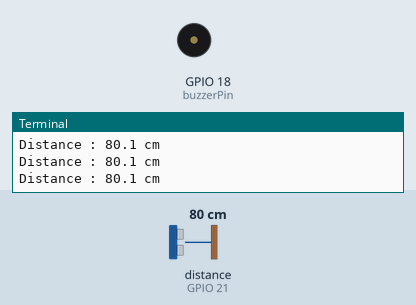
Bench run of a program on a simulated Raspberry Pi (BCM pin numbers). On the bench: buzzer (waves = sounding), the last lines printed to the terminal. The test bench sets the inputs (shaded band); at power-on: distance to the obstacle (sensor on GPIO 21) 80 cm. The echo pulse lasts 58.3 µs per cm; the clock reads 2024-03-15 10:24:30 at power-on unless the program sets it.

Above: at 3.2 s.
3.3 s: distance to the obstacle (sensor on GPIO 21) set to 17 cm
4.8 s: distance to the obstacle (sensor on GPIO 21) set to 13 cm
At 7.7 s:
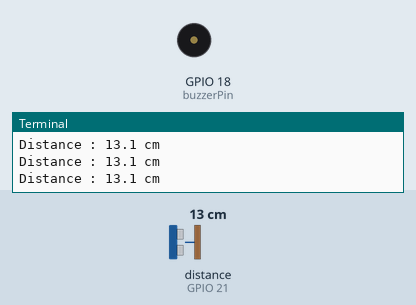
7.8 s: distance to the obstacle (sensor on GPIO 21) set to 18 cm
At 8.4 s:
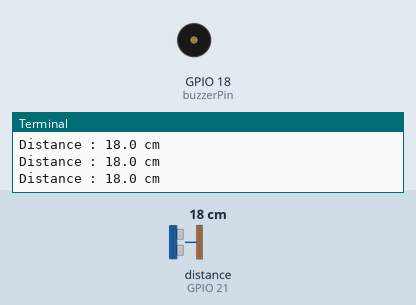
9.3 s: distance to the obstacle (sensor on GPIO 21) set to 12 cm
At 9.62 s:
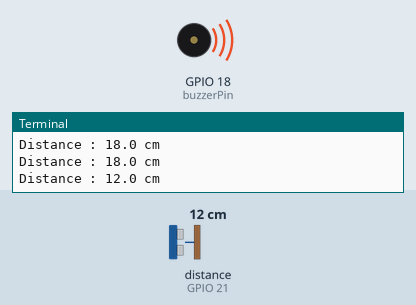
Timing chart, 0 to 13.3 s (numbered marks = the images above; inputs shaded):
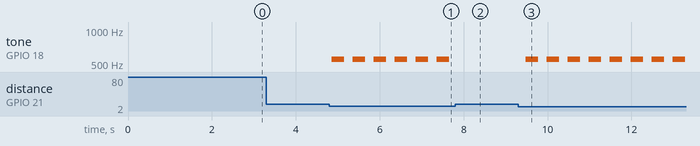

The program:

wave1.py
```python
import RPi.GPIO as GPIO
import time

GPIO.setmode(GPIO.BCM)
GPIO.setwarnings(False)

TRIG = 13
ECHO = 21
buzzerPin = 18
print("초음파 거리측정기")

GPIO.setup(TRIG, GPIO.OUT)
GPIO.setup(ECHO, GPIO.IN)
GPIO.setup(buzzerPin, GPIO.OUT)

buzz = GPIO.PWM(buzzerPin, 550)

GPIO.output(TRIG, False)
print("초음파 출력 초기화")
time.sleep(2)

try:
	while True:
		GPIO.output(TRIG,True)
		time.sleep(0.00001) # 10uS의 펄스 발생을 위한 딜레이
		GPIO.output(TRIG, False)

		while GPIO.input(ECHO)== 0:
			start = time.time() # ECHO핀 상승 시간값 저장

		while GPIO.input(ECHO) == 1:
			stop = time.time() # ECHO핀 하강 시간값 저장

		check_time = stop - start
		distance = check_time * 34300 / 2
		print("Distance : %.1f cm" %distance)

		if distance < 15:
			buzz.start(50)
			time.sleep(0.3)
		buzz.stop()
		time.sleep(0.1)

		if distance < 10:
			buzz.start(50)
			time.sleep(0.3) # 0.3간 울리고
		buzz.stop()
		time.sleep(0.07)

		if distance < 5:
			buzz.start(50)
			time.sleep(0.3)
		buzz.stop() #0.5초 텀을 준다
		time.sleep(0.03)

except KeyboardInterrupt:
	print("거리 측정 완료 ")
	GPIO.cleanup()
```

Measured:
- the behaviour switches between 15 and 14 cm on distance to the obstacle (sensor on GPIO 21) (found by bisection; images 0 and 1)
- after the input at 4.8 s, tone on GPIO 18 (buzzerPin): alternates 550 Hz for 0.30 s and silent for 0.20 s, starting after 0.05 s
- after the input at 7.8 s, tone on GPIO 18 (buzzerPin): stops changing and stays silent
- after the input at 9.3 s, tone on GPIO 18 (buzzerPin): alternates 550 Hz for 0.30 s and silent for 0.20 s, starting after 0.18 s
